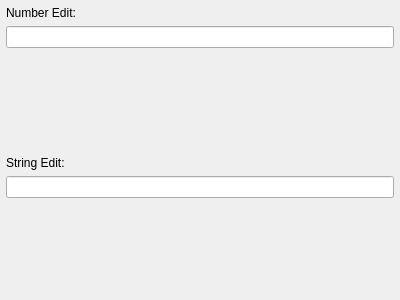
<?xml version="1.0" encoding="UTF-8"?>
<ui version="4.0">
 <class>StringNumberEditWidget</class>
 <widget class="QWidget" name="StringNumberEditWidget">
  <property name="geometry">
   <rect>
    <x>0</x>
    <y>0</y>
    <width>400</width>
    <height>300</height>
   </rect>
  </property>
  <property name="windowTitle">
   <string>String/Number Edit</string>
  </property>
  <layout class="QVBoxLayout" name="verticalLayout">
   <property name="leftMargin">
    <number>6</number>
   </property>
   <property name="topMargin">
    <number>6</number>
   </property>
   <property name="rightMargin">
    <number>6</number>
   </property>
   <property name="bottomMargin">
    <number>0</number>
   </property>
   <item>
    <widget class="QLabel" name="label_2">
     <property name="text">
      <string>Number Edit:</string>
     </property>
    </widget>
   </item>
   <item>
    <widget class="LineEdit" name="number">
     <property name="frame">
      <bool>true</bool>
     </property>
     <property name="readOnly">
      <bool>false</bool>
     </property>
    </widget>
   </item>
   <item>
    <spacer name="verticalSpacer_2">
     <property name="orientation">
      <enum>Qt::Vertical</enum>
     </property>
     <property name="sizeHint" stdset="0">
      <size>
       <width>20</width>
       <height>40</height>
      </size>
     </property>
    </spacer>
   </item>
   <item>
    <widget class="QLabel" name="label">
     <property name="text">
      <string>String Edit:</string>
     </property>
    </widget>
   </item>
   <item>
    <widget class="LineEdit" name="string"/>
   </item>
   <item>
    <spacer name="verticalSpacer">
     <property name="orientation">
      <enum>Qt::Vertical</enum>
     </property>
     <property name="sizeHint" stdset="0">
      <size>
       <width>20</width>
       <height>40</height>
      </size>
     </property>
    </spacer>
   </item>
  </layout>
 </widget>
 <customwidgets>
  <customwidget>
   <class>LineEdit</class>
   <extends>QLineEdit</extends>
   <header>LineEdit.h</header>
  </customwidget>
 </customwidgets>
 <resources/>
 <connections/>
</ui>
